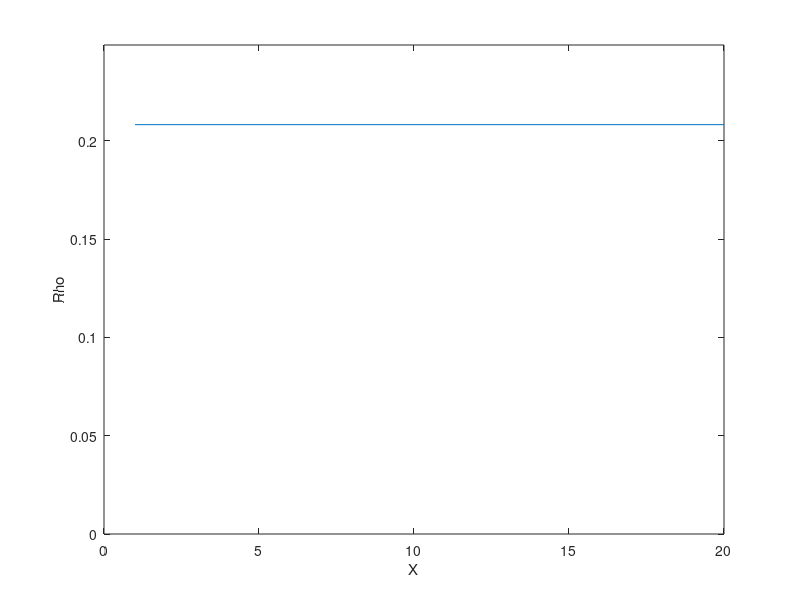

The MATLAB source for this figure:
v_max = 26.8224; %typical speed on highway (60 mph) in m/s
rho_max = 0.28; %max car density assuming we have only small Fiat 500s on the freeway
dx = 1; %distance steps, should be kept at 1 because smallest step is a meter
dt = 1; %time steps, should be kept at 1 because smallest step is a second
rho_initial = 0.2083; %density based on average car length of 4.8 m
xn = 20; %space of 5 meters
tn = 20; %time interval of 5 seconds
X = 1:dx:xn;
T = 1:dt:tn;
X = reshape(X,[length(X),1]);
T = reshape(T,[length(T),1]);

index = @(x, t) x + xn*t;
revIndex = @(i) [mod(i,xn),floor(mod(i, tn*xn)/xn)];
rho_0 = @(x) (sin(x) + 1)/8; %arbitrary function to determine the initial distribution of cars along the stretch of road
indexMax = index(xn-1,tn-1);
S = sparse(indexMax+1); %sparse matrix of coefficients
B = zeros(indexMax+1,1); %matrix for inversing
for i=0:indexMax
    currCoord = revIndex(i);
    currX = currCoord(1);
    currT = currCoord(2);
    if (currX == 0)
        S(i+1,i+1) = 1;
        B(i+1,1) = rho_initial;
    else if currT == 0
        S(i+1,i+1) = 1;
        B(i+1,1) = rho_0(currX);
    else
        X_prev = index(currX-dx,currT);
        T_prev = index(currX,currT-dt);
        S(i+1,X_prev+1) = v_max/(2*rho_max*dx);
        S(i+1,T_prev+1) = -1/dt;
        S(i+1,i+1) = (1/dt) - v_max/(2*rho_max*dx);
        B(i+1,1) = 0;
        end
    end
    
end
Rho = S^-1 * B;
Rho = reshape(Rho,[xn,tn]) %reshapes the matrix such that rows signify x-values and columns signify t-values
mx = max(max(Rho));
for i=1:length(T)
    pause(1)
    currRho = Rho(:,i);
    plot(X,currRho);
    xlabel('X');
    ylabel('Rho');
    ylim([0 mx])
end

%Interpretation of results: 
%--------------------------
%If there is more space at the end of the freeway, cars will try to go as 
%fast as they can to fill up that space. Once there is a backup in that 
%area, cars will move more slowly and they will flow slowly out of the 
%stretch of freeway, stabilizing the density to a constant value. There is 
%a fixed density at the start of the freeway, and after a certain amount 
%of time, the densities throughout the stretch of highway will stabilize 
%to this value because the amount of cars entering the freeway is held 
%constant by this initial condition value.